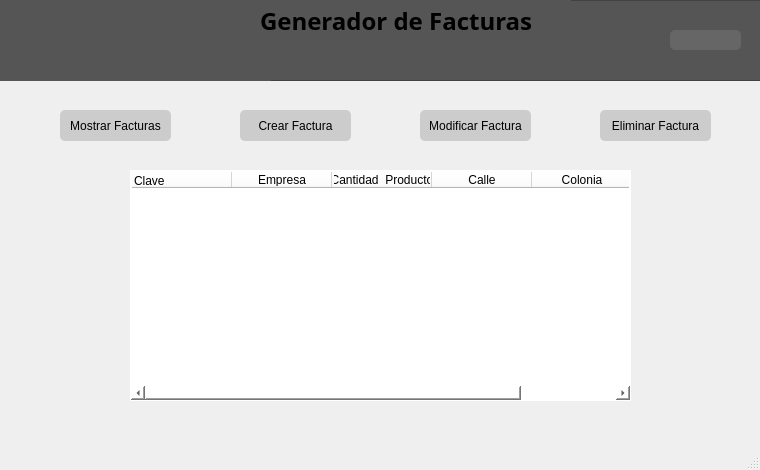
<?xml version="1.0" encoding="UTF-8"?>
<ui version="4.0">
 <class>ventanaFacturas</class>
 <widget class="QMainWindow" name="ventanaFacturas">
  <property name="geometry">
   <rect>
    <x>0</x>
    <y>0</y>
    <width>760</width>
    <height>470</height>
   </rect>
  </property>
  <property name="maximumSize">
   <size>
    <width>760</width>
    <height>470</height>
   </size>
  </property>
  <property name="windowTitle">
   <string>Facturas</string>
  </property>
  <widget class="QWidget" name="centralwidget">
   <widget class="QPushButton" name="btn_eliminar_factura">
    <property name="geometry">
     <rect>
      <x>600</x>
      <y>110</y>
      <width>111</width>
      <height>31</height>
     </rect>
    </property>
    <property name="cursor">
     <cursorShape>PointingHandCursor</cursorShape>
    </property>
    <property name="styleSheet">
     <string notr="true">QObject{
	color: black;
	background-color: #ccc;
	border-radius: 5px;
	font: 75 10pt &quot;Arial&quot;;
}
QObject:hover{
	background-color: yellow;
}</string>
    </property>
    <property name="text">
     <string>Eliminar Factura</string>
    </property>
   </widget>
   <widget class="QTableWidget" name="tableWidget_facturas">
    <property name="geometry">
     <rect>
      <x>130</x>
      <y>170</y>
      <width>501</width>
      <height>231</height>
     </rect>
    </property>
    <property name="styleSheet">
     <string notr="true">font: 87 9pt &quot;Arial Black&quot;;
border: 1px solid white;
background-color: white;
</string>
    </property>
    <column>
     <property name="text">
      <string>Clave</string>
     </property>
     <property name="textAlignment">
      <set>AlignJustify|AlignTop</set>
     </property>
    </column>
    <column>
     <property name="text">
      <string>Empresa</string>
     </property>
    </column>
    <column>
     <property name="text">
      <string>Cantidad_Producto</string>
     </property>
    </column>
    <column>
     <property name="text">
      <string>Calle</string>
     </property>
    </column>
    <column>
     <property name="text">
      <string>Colonia</string>
     </property>
    </column>
   </widget>
   <widget class="QPushButton" name="btn_modificar_factura">
    <property name="geometry">
     <rect>
      <x>420</x>
      <y>110</y>
      <width>111</width>
      <height>31</height>
     </rect>
    </property>
    <property name="cursor">
     <cursorShape>PointingHandCursor</cursorShape>
    </property>
    <property name="styleSheet">
     <string notr="true">QObject{
	color: black;
	background-color: #ccc;
	border-radius: 5px;
	font: 75 10pt &quot;Arial&quot;;
}
QObject:hover{
	background-color: yellow;
}</string>
    </property>
    <property name="text">
     <string>Modificar Factura</string>
    </property>
   </widget>
   <widget class="QPushButton" name="btn_agregar_factura">
    <property name="geometry">
     <rect>
      <x>240</x>
      <y>110</y>
      <width>111</width>
      <height>31</height>
     </rect>
    </property>
    <property name="cursor">
     <cursorShape>PointingHandCursor</cursorShape>
    </property>
    <property name="styleSheet">
     <string notr="true">QObject{
	color: black;
	background-color: #ccc;
	border-radius: 5px;
	font: 75 10pt &quot;Arial&quot;;
}
QObject:hover{
	background-color: yellow;
}</string>
    </property>
    <property name="text">
     <string>Crear Factura</string>
    </property>
   </widget>
   <widget class="QLabel" name="lbl_error_buscador">
    <property name="geometry">
     <rect>
      <x>205</x>
      <y>150</y>
      <width>311</width>
      <height>20</height>
     </rect>
    </property>
    <property name="styleSheet">
     <string notr="true">font: 87 9pt &quot;Arial Black&quot;;</string>
    </property>
    <property name="text">
     <string/>
    </property>
   </widget>
   <widget class="QFrame" name="frame_content">
    <property name="geometry">
     <rect>
      <x>-10</x>
      <y>0</y>
      <width>771</width>
      <height>81</height>
     </rect>
    </property>
    <property name="styleSheet">
     <string notr="true">QObject{
	background-color: #555;
}</string>
    </property>
    <property name="frameShape">
     <enum>QFrame::StyledPanel</enum>
    </property>
    <property name="frameShadow">
     <enum>QFrame::Raised</enum>
    </property>
    <widget class="QLabel" name="lbl_logo_2">
     <property name="geometry">
      <rect>
       <x>10</x>
       <y>0</y>
       <width>271</width>
       <height>81</height>
      </rect>
     </property>
     <property name="text">
      <string/>
     </property>
     <property name="pixmap">
      <pixmap>../../../Downloads/rocky-linux-icon.png</pixmap>
     </property>
    </widget>
    <widget class="QLabel" name="lbl_titulo_2">
     <property name="geometry">
      <rect>
       <x>270</x>
       <y>0</y>
       <width>311</width>
       <height>41</height>
      </rect>
     </property>
     <property name="font">
      <font>
       <family>Arial Black</family>
       <pointsize>18</pointsize>
       <weight>99</weight>
       <italic>false</italic>
       <bold>true</bold>
      </font>
     </property>
     <property name="styleSheet">
      <string notr="true">QObject{
	font: 900 18pt &quot;Arial Black&quot;;
}</string>
     </property>
     <property name="text">
      <string>Generador de Facturas</string>
     </property>
    </widget>
    <widget class="QPushButton" name="btn_atras">
     <property name="geometry">
      <rect>
       <x>680</x>
       <y>30</y>
       <width>71</width>
       <height>20</height>
      </rect>
     </property>
     <property name="cursor">
      <cursorShape>PointingHandCursor</cursorShape>
     </property>
     <property name="styleSheet">
      <string notr="true">QObject{
	color:White;
	background-color: #666;
	border-radius: 5px;
}
QObject:hover{
	background-color: #222;
}</string>
     </property>
     <property name="text">
      <string/>
     </property>
     <property name="icon">
      <iconset>
       <normaloff>../../../Downloads/productos.png</normaloff>../../../Downloads/productos.png</iconset>
     </property>
    </widget>
   </widget>
   <widget class="QPushButton" name="btn_mostrar_facturas">
    <property name="geometry">
     <rect>
      <x>60</x>
      <y>110</y>
      <width>111</width>
      <height>31</height>
     </rect>
    </property>
    <property name="cursor">
     <cursorShape>PointingHandCursor</cursorShape>
    </property>
    <property name="styleSheet">
     <string notr="true">QObject{
	color: black;
	background-color: #ccc;
	border-radius: 5px;
	font: 75 10pt &quot;Arial&quot;;
}
QObject:hover{
	background-color: yellow;
}</string>
    </property>
    <property name="text">
     <string>Mostrar Facturas</string>
    </property>
   </widget>
  </widget>
  <widget class="QMenuBar" name="menubar">
   <property name="geometry">
    <rect>
     <x>0</x>
     <y>0</y>
     <width>760</width>
     <height>21</height>
    </rect>
   </property>
  </widget>
  <widget class="QStatusBar" name="statusbar"/>
 </widget>
 <resources/>
 <connections/>
</ui>
